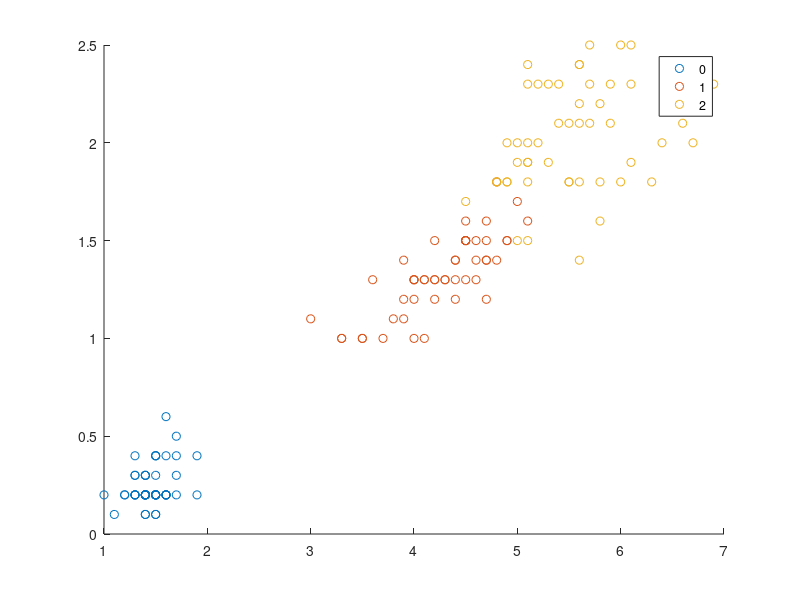

This chart was generated by the following MATLAB code: (Note: this script raises an error after producing the figure.)
load fisheriris.mat
X = meas(:,3:4);
GMModel = fitgmdist(X,3);
figure
y = [zeros(50,1);ones(50,1);2*ones(50,1)];
h = gscatter(X(:,1),X(:,2),y);
hold on
gmPDF = @(x,y) arrayfun(@(x0,y0) pdf(GMModel,[x0 y0]),x,y);
g = gca;
fcontour(gmPDF,[g.XLim g.YLim])
title('{\bf Scatter Plot and Fitted Gaussian Mixture Contours}')
legend(h,'Model0','Model1','Model2')
hold off
